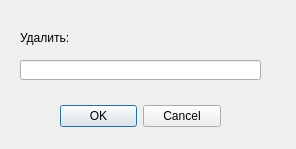
<?xml version="1.0" encoding="UTF-8"?>
<ui version="4.0">
 <class>Dialog</class>
 <widget class="QDialog" name="Dialog">
  <property name="geometry">
   <rect>
    <x>0</x>
    <y>0</y>
    <width>296</width>
    <height>149</height>
   </rect>
  </property>
  <property name="windowTitle">
   <string>Dialog</string>
  </property>
  <widget class="QDialogButtonBox" name="buttonBox">
   <property name="geometry">
    <rect>
     <x>60</x>
     <y>100</y>
     <width>161</width>
     <height>32</height>
    </rect>
   </property>
   <property name="orientation">
    <enum>Qt::Horizontal</enum>
   </property>
   <property name="standardButtons">
    <set>QDialogButtonBox::Cancel|QDialogButtonBox::Ok</set>
   </property>
  </widget>
  <widget class="QLineEdit" name="lineEdit">
   <property name="geometry">
    <rect>
     <x>20</x>
     <y>60</y>
     <width>241</width>
     <height>20</height>
    </rect>
   </property>
  </widget>
  <widget class="QLabel" name="label">
   <property name="geometry">
    <rect>
     <x>20</x>
     <y>30</y>
     <width>51</width>
     <height>16</height>
    </rect>
   </property>
   <property name="text">
    <string>Удалить: </string>
   </property>
  </widget>
 </widget>
 <resources/>
 <connections>
  <connection>
   <sender>buttonBox</sender>
   <signal>accepted()</signal>
   <receiver>Dialog</receiver>
   <slot>accept()</slot>
   <hints>
    <hint type="sourcelabel">
     <x>248</x>
     <y>254</y>
    </hint>
    <hint type="destinationlabel">
     <x>157</x>
     <y>274</y>
    </hint>
   </hints>
  </connection>
  <connection>
   <sender>buttonBox</sender>
   <signal>rejected()</signal>
   <receiver>Dialog</receiver>
   <slot>reject()</slot>
   <hints>
    <hint type="sourcelabel">
     <x>316</x>
     <y>260</y>
    </hint>
    <hint type="destinationlabel">
     <x>286</x>
     <y>274</y>
    </hint>
   </hints>
  </connection>
 </connections>
</ui>
